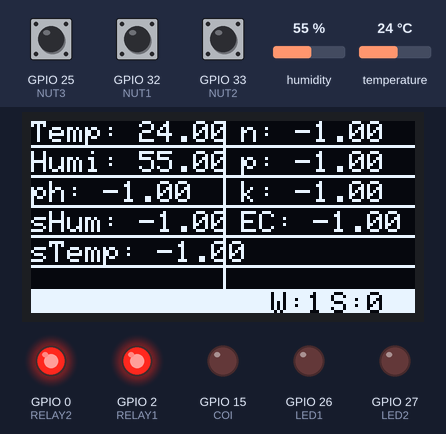
Recording of a program running on a simulated ESP32. On the bench: 128×64 one-colour display, output pins drawn as LEDs (lit = HIGH). The test bench sets the inputs (shaded band); at power-on: GPIO 25 (NUT3) HIGH, GPIO 32 (NUT1) HIGH, GPIO 33 (NUT2) HIGH, humidity 55 %, temperature 24 °C. WiFi joins after 1.5 s; servers stay silent unless stated; what the program prints to the serial monitor is not drawn.

Above: at 21.6 s.
21.7 s: GPIO 25 (NUT3) pulled LOW for 3.2 s
At 38.2 s:
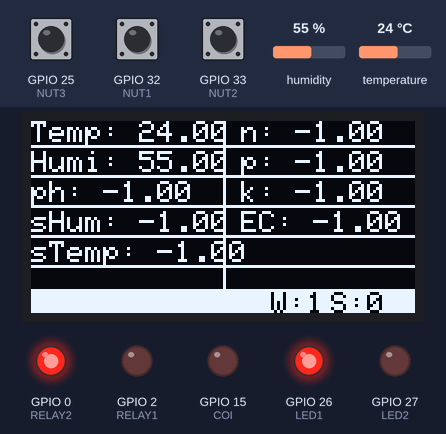
38.8 s: GPIO 32 (NUT1) pulled LOW for 1 s
At 55.6 s:
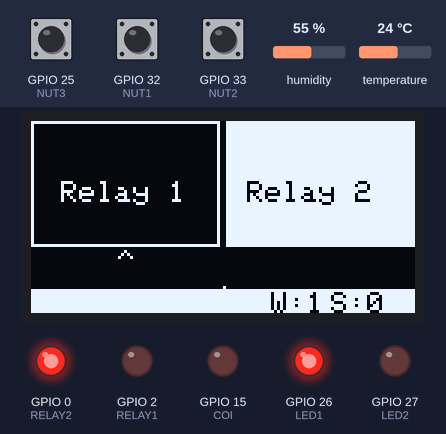
55.9 s: GPIO 25 (NUT3) pulled LOW for 1 s
At 72.3 s:
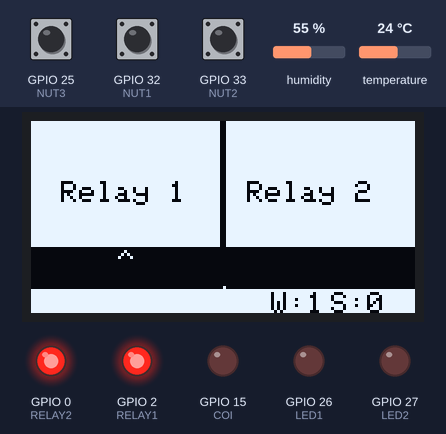
73.0 s: GPIO 32 (NUT1) pulled LOW for 1 s
At 88.5 s:
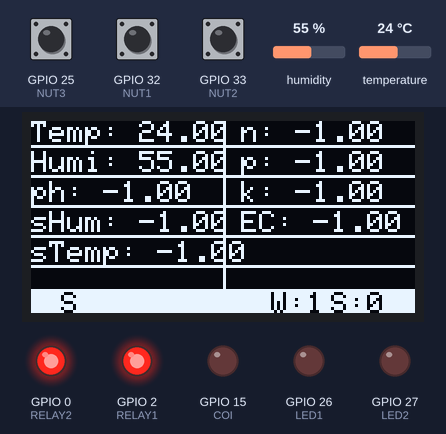
Timing chart, 0 to 90.0 s (numbered marks = the images above; inputs shaded):
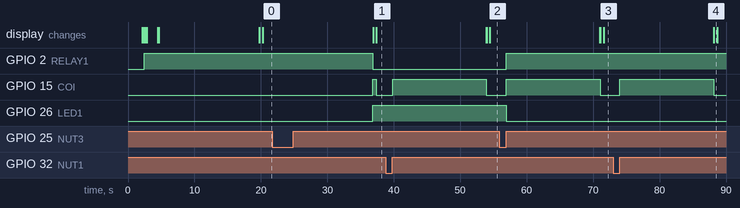

Measured:
- after the input at 21.7 s, GPIO 2 (RELAY1): HIGH → LOW after 15.2 s; GPIO 15 (COI): LOW → HIGH after 15.2 s, → LOW 0.50 s later; GPIO 26 (LED1): LOW → HIGH after 15.2 s
- after the input at 38.8 s, GPIO 15 (COI): LOW → HIGH after 1.0 s, → LOW 14.1 s later; the display: changes after 15.1 s (image 2)
- after the input at 55.9 s, GPIO 2 (RELAY1): LOW → HIGH after 1.0 s; GPIO 15 (COI): LOW → HIGH after 1.0 s, → LOW 14.1 s later; GPIO 26 (LED1): HIGH → LOW after 1.0 s; the display: changes after 15.1 s (image 3)
- after the input at 73.0 s, GPIO 15 (COI): LOW → HIGH after 1.0 s, → LOW 14.1 s later; the display: first changes after 15.1 s (image 4 shows a later state)
- what the display in image 4 shows lasts 0.5 s, from 88.2 s to 88.7 s

The program:

main.cpp
```cpp
#include <Arduino.h>
#include <SPI.h>
#include <Wire.h>
#include <Adafruit_AHTX0.h>
#include <Adafruit_GFX.h>
#include <Adafruit_SH110X.h>
// #include <SoftwareSerial.h>
#include <HardwareSerial.h>
#include <ModbusMaster.h>
#include <WiFi.h>
#include <WiFiManager.h>
#include <SocketIoClient.h>
#include <ArduinoJson.h>
//==============================================================================
#define dw digitalWrite
#define dr digitalRead
#define COI 15
#define RS_TX 17
#define RS_RX 16
#define RELAY1 2
#define RELAY2 0
#define NUT1 32
#define NUT2 33
#define NUT3 25
#define LED1 26
#define LED2 27
// #define ESP_RX 12
// #define ESP_TX 13
//---------------------------------------
#define SCREEN_ADDRESS 0x3C
#define SCREEN_WIDTH 128 // OLED display width, in pixels
#define SCREEN_HEIGHT 64 // OLED display height, in pixels
#define OLED_RESET -1    // Reset pin # (or -1 if sharing Arduino reset pin)
//---------------------------------------
#define SERVER "smartagribox.com"
#define PORT 80
#define ssid "Wokwi-GUEST"
#define pass ""

#define TOPIC_MEASURE "/esp/measure"
#define TOPIC_CONTROL "/esp/control"
#define TOPIC_OTHER "/esp/other"
//==============================================================================
Adafruit_SH1106G display = Adafruit_SH1106G(SCREEN_WIDTH, SCREEN_HEIGHT, &Wire, OLED_RESET);
// SoftwareSerial RS485Serial(RS_RX, RS_TX); // RX, TX
// SoftwareSerial ESPSerial(ESP_RX, ESP_TX); // RX, TX
ModbusMaster node;
Adafruit_AHTX0 aht;
SocketIOclient socketIO;
//==============================================================================
sensors_event_t humidity, temp;
float ph = -1.0, soilMoisture = -1.0, soilTemp = -1.0, EC = -1.0, n = -1.0, p = -1.0, k = -1.0;
unsigned long lastCoiHigh, lastSend, lastCheckSensor, lastFillRectWhite, lastPress1, lastPress2, lastPress3;
int buttonState1 = HIGH, buttonState2 = HIGH, buttonState3 = HIGH;
int lastButtonState1 = HIGH, lastButtonState2 = HIGH, lastButtonState3 = HIGH;
bool isWifiConnected = false, isSocketIOConnected = false;
int modeScreen = 0;    // modeScreen hien thi man hinh oled
int mode = 0;          // thu cong hoac tu dong
int selectedRelay = 0; // relay dang duoc chon
//==============================================================================

#define FRAME_DELAY (42)
#define FRAME_WIDTH (32)
#define FRAME_HEIGHT (32)
#define FRAME_COUNT (sizeof(frames) / sizeof(frames[0]))
const byte PROGMEM frames[][128] = {
    {0, 0, 0, 0, 0, 3, 192, 0, 0, 2, 64, 0, 0, 6, 96, 0, 1, 4, 32, 128, 3, 132, 33, 192, 4, 124, 62, 32, 12, 32, 12, 48, 4, 0, 0, 32, 2, 0, 0, 64, 3, 0, 0, 192, 3, 3, 192, 192, 2, 12, 48, 64, 30, 8, 16, 124, 96, 16, 8, 14, 64, 16, 8, 6, 64, 16, 8, 6, 112, 16, 8, 14, 30, 8, 16, 120, 2, 4, 48, 64, 3, 3, 192, 192, 3, 0, 0, 192, 2, 0, 0, 64, 4, 0, 0, 32, 12, 48, 4, 48, 4, 124, 62, 32, 3, 132, 33, 192, 1, 4, 32, 128, 0, 6, 96, 0, 0, 2, 64, 0, 0, 3, 192, 0, 0, 0, 0, 0},
};
//==============================================================================
void displayStartScreen()
{
  display.clearDisplay();
  display.drawBitmap(40, 16, frames[0], FRAME_WIDTH, FRAME_HEIGHT, 1);
  display.display();
  delay(FRAME_DELAY);
}
//==============================================================================
void displayDisplay(String s, int delayTime, bool isNeedNewLine)
{
  if (isNeedNewLine)
  {
    display.println(s);
  }
  else
  {
    display.print(s);
  }
  display.display();
  delay(delayTime);
}
//==============================================================================
// read aht sensor and save to humidity and temp
void readAHT()
{
  aht.getEvent(&humidity, &temp);
  Serial.print("Humidity: ");
  Serial.print(humidity.relative_humidity);
  Serial.print(" %\t");
  Serial.print("Temperature: ");
  Serial.print(temp.temperature);
  Serial.println(" *C");
}

//==============================================================================
// toggle led for x times y ms
void toggleLED(int led, int delayTime, int times)
{
  for (int i = 0; i < times; i++)
  {
    digitalWrite(led, HIGH);
    delay(delayTime);
    digitalWrite(led, LOW);
    delay(delayTime);
  }
}
//==============================================================================
// read rs485
void readRS485()
{
  uint8_t result;
  result = node.readHoldingRegisters(0x0006, 2);
  if (result == node.ku8MBSuccess)
  {
    ph = (float)node.receive() / 100.0;
    Serial.print(ph);
    Serial.print('\t');
  }
  else
  {
    Serial.print("Error reading ph");
    Serial.println(result);
  }
  result = node.readHoldingRegisters(0x0015, 2);
  if (result == node.ku8MBSuccess)
  {
    EC = (float)node.receive();
    Serial.print(EC);
    Serial.print('\t');
  }
  else
  {
    Serial.print("Error reading EC");
    Serial.println((int)result);
  }
  result = node.readHoldingRegisters(0x001e, 2);
  if (result == node.ku8MBSuccess)
  {
    n = (float)node.receive();
    Serial.print(n);
    Serial.print('\t');
  }
  else
  {
    Serial.print("Error reading n");
  }
  result = node.readHoldingRegisters(0x001f, 2);
  if (result == node.ku8MBSuccess)
  {
    p = (float)node.receive();
    Serial.print(p);
    Serial.print('\t');
  }
  else
  {
    Serial.print("Error reading p");
  }
  result = node.readHoldingRegisters(0x0020, 2);
  if (result == node.ku8MBSuccess)
  {
    k = (float)node.receive();
    Serial.print(k);
    Serial.print('\t');
  }
  else
  {
    Serial.print("Error reading k");
  }
  result = node.readHoldingRegisters(0x0012, 2);
  if (result == node.ku8MBSuccess)
  {
    soilMoisture = (float)node.receive() / 10.0;
    Serial.print(soilMoisture);
    Serial.print('\t');
  }
  else
  {
    Serial.print("Error reading soilMoisture");
  }
  result = node.readHoldingRegisters(0x0013, 2);
  if (result == node.ku8MBSuccess)
  {
    k = (float)node.receive() / 10.0;
    Serial.print(k);
    Serial.print('\t');
  }
  else
  {
    Serial.print("Error reading soilTemp");
    Serial.println(result);
  }
}
//==============================================================================
// send data to server
void sendDataToServer(int type, int buttonType, String message)
{
  DynamicJsonDocument doc(1024);
  JsonArray array = doc.to<JsonArray>();
  if (type == 1)
  {
    array.add(TOPIC_MEASURE);
    JsonObject data = array.createNestedObject();
    data["deviceID"] = "esp32";
    data["temp"] = temp.temperature;
    data["humi"] = humidity.relative_humidity;
    data["ph"] = ph;
    data["soilMoisture"] = soilMoisture;
    data["soilTemp"] = soilTemp;
    data["n"] = n;
    data["p"] = p;
    data["k"] = k;
    data["EC"] = EC;
  }
  else if (type == 2)
  {
    array.add(TOPIC_CONTROL);
    JsonObject data = array.createNestedObject();
    data["deviceID"] = "esp32";
    data["button"] = buttonType;
  }
  else
  {
    array.add(TOPIC_OTHER);
    JsonObject data = array.createNestedObject();
    data["deviceID"] = "esp32";
    data["message"] = message;
  }
  String output;
  serializeJson(doc, output);
  socketIO.sendEVENT(output);
}
//==============================================================================
// update data on oled display
void updateDataOnDisplay(int piece)
{
  if (piece == 1)
  {
    display.fillRect(0, 0, 128, 55, SH110X_BLACK);
    display.setCursor(0, 0);
    display.print("Temp: ");
    display.println(temp.temperature);
    display.drawFastHLine(0, 8, display.width(), SH110X_WHITE);
    display.setCursor(0, 10);
    display.print("Humi: ");
    display.println(humidity.relative_humidity);
    display.drawFastHLine(0, 18, display.width(), SH110X_WHITE);
    display.setCursor(0, 20);
    display.print("ph: ");
    display.println(ph);
    display.drawFastHLine(0, 28, display.width(), SH110X_WHITE);
    display.setCursor(0, 30);
    display.print("sHum: ");
    display.println(soilMoisture);
    display.drawFastHLine(0, 38, display.width(), SH110X_WHITE);
    display.setCursor(0, 40);
    display.print("sTemp: ");
    display.println(soilTemp);
    display.drawFastHLine(0, 48, display.width(), SH110X_WHITE);
    display.setCursor(0, 50);
  }
  else if (piece == 2)
  {
    display.drawFastVLine(display.width() / 2, 0, display.height(), SH110X_WHITE);
    display.setCursor(70, 0);
    display.print("n: ");
    display.println(n);
    display.setCursor(70, 10);
    display.print("p: ");
    display.println(p);
    display.setCursor(70, 20);
    display.print("k: ");
    display.println(k);
    display.setCursor(70, 30);
    display.print("EC: ");
    display.println(EC);
    display.setCursor(70, 40);
  }
  else
  {
    display.setCursor(0, 0);
    display.println("test");
  }
}
//==============================================================================
// handle button press
void handleBtnPress(int state)
{
  dw(COI, HIGH);
  lastCoiHigh = millis();
  Serial.print("Button pressed  - ");
  Serial.println(state);
  sendDataToServer(2, state, "");
  // ESPSerial.println("state: " + String(state));
  switch (state)
  {
  case 1:
    if (modeScreen == 0)
      modeScreen = 1;
    else
      modeScreen = 0;
    break;
  case 2:
    if (mode == 0)
      mode = 1;
    else
      mode = 0;
    break;
  case 3:
    if (selectedRelay == 0)
      selectedRelay = 1;
    else
      selectedRelay = 0;
    break;
  case 4:
    if (selectedRelay == 0)
    {
      dw(RELAY1, !dr(RELAY1));
      dw(LED1, !dr(LED1));
    }
    else
    {
      dw(RELAY2, !dr(RELAY2));
      dw(LED2, !dr(LED2));
    }
    break;
  default:
    break;
  }
}
//==============================================================================
#define USE_SERIAL Serial
void socketIOEvent(socketIOmessageType_t type, uint8_t *payload, size_t length)
{
  switch (type)
  {
  case sIOtype_DISCONNECT:
  {
    isSocketIOConnected = false;
    USE_SERIAL.printf("[IOc] Disconnected!\n");
    break;
  }
  case sIOtype_CONNECT:
  {
    USE_SERIAL.printf("[IOc] Connected to url: %s\n", payload);
    isSocketIOConnected = true;
    // join default namespace (no auto join in Socket.IO V3)
    socketIO.send(sIOtype_CONNECT, "/");
    break;
  }
  case sIOtype_EVENT:
  {
    display.setCursor(1, 57);
    display.fillRect(0, 56, 128, 10, SH110X_WHITE);
    display.setTextColor(SH110X_BLACK);
    display.print("R");
    display.setTextColor(SH110X_BLACK); // Draw white text
    display.display();
    String temp = String((char *)payload);
    if (temp.indexOf("/esp/control") != -1)
    {
      DynamicJsonDocument doc(1024);
      deserializeJson(doc, temp);
      JsonObject data = doc["data"];
      int button = data["button"];
      handleBtnPress(button);
    }
    else if (temp.indexOf("/esp/other") != -1)
    {
      DynamicJsonDocument doc(1024);
      deserializeJson(doc, temp);
      JsonObject data = doc["data"];
      String message = data["message"];
      Serial.println(message);
    }
  }
  break;
  case sIOtype_ACK:
    USE_SERIAL.printf("[IOc] get ack: %u\n", length);
    break;
  case sIOtype_ERROR:
    USE_SERIAL.printf("[IOc] get error: %u\n", length);
    break;
  case sIOtype_BINARY_EVENT:
    USE_SERIAL.printf("[IOc] get binary: %u\n", length);
    break;
  case sIOtype_BINARY_ACK:
    USE_SERIAL.printf("[IOc] get binary ack: %u\n", length);
    break;
  }
}
//==============================================================================
void setup()
{
  Serial.begin(115200);
  // ESPSerial.begin(115200);
  Serial.println("Starting...");
  //---------------------------------------
  if (!display.begin(SCREEN_ADDRESS, true))
  {
    Serial.println(F("Oled allocation failed"));
    // toggle led1 for 2 times 1000ms each
    toggleLED(LED1, 300, 5);
  }
  displayStartScreen();
  delay(2000);
  display.clearDisplay();
  display.setTextColor(SH110X_WHITE);
  display.setTextSize(1);
  display.setCursor(0, 0);
  displayDisplay("Smart Agri Box", 100, true);
  displayDisplay("Starting...", 100, true);
  //---------------------------------------
  displayDisplay("Pin...", 100, false);
  pinMode(COI, OUTPUT);
  pinMode(RELAY1, OUTPUT);
  pinMode(RELAY2, OUTPUT);
  pinMode(NUT1, INPUT_PULLUP);
  pinMode(NUT2, INPUT_PULLUP);
  pinMode(NUT3, INPUT_PULLUP);
  pinMode(LED1, OUTPUT);
  pinMode(LED2, OUTPUT);
  dw(COI, LOW);
  dw(RELAY1, HIGH);
  dw(RELAY2, HIGH);
  dw(LED1, LOW);
  dw(LED2, LOW);
  displayDisplay("Done", 0, true);
  //---------------------------------------
  displayDisplay("AHT20...", 100, false);
  if (aht.begin())
  {
    Serial.println("Found AHT20");
  }
  else
  {
    Serial.println("Didn't find AHT20");
    toggleLED(LED1, 300, 3);
  }
  displayDisplay("Done", 0, true);
  //---------------------------------------
  displayDisplay("RS485...", 100, false);
  Serial2.begin(9600, SERIAL_8O1, RS_RX, RS_TX);
  node.begin(1, Serial2);
  displayDisplay("Done", 0, true);
  //---------------------------------------
  displayDisplay("WiFi...", 100, false);
  WiFiManager wifiManager;
  wifiManager.autoConnect("smartAgriBox");
  // WiFi.begin(ssid, pass);
  while (WiFi.status() != WL_CONNECTED)
  {
    delay(500);
    Serial.print(".");
  }
  Serial.println("WiFi connected");
  isWifiConnected = true;
  displayDisplay("Done", 0, true);
  displayDisplay("SocketIO...", 100, false);
  // server address, port and URL
  socketIO.begin(SERVER, 80, "/socket.io/?EIO=4");

  // event handler
  socketIO.onEvent(socketIOEvent);
  displayDisplay("Done", 1000, true);
  //---------------------------------------
}

void loop()
{
  display.display();
  delay(10);
  socketIO.loop();
  buttonState1 = digitalRead(NUT1);
  buttonState2 = digitalRead(NUT2);
  buttonState3 = digitalRead(NUT3);

  if (buttonState1 == LOW && lastButtonState1 == HIGH)
  {
    lastPress1 = millis();
    Serial.println("Button 1 pressed");
  }
  if (buttonState2 == LOW && lastButtonState2 == HIGH)
  {
    Serial.println("Button 2 pressed");
    lastPress2 = millis();
  }
  if (buttonState3 == LOW && lastButtonState3 == HIGH)
  {
    Serial.println("Button 3 pressed");
    lastPress3 = millis();
  }

  // release button 1 for modeScreen change
  if (buttonState1 == HIGH && lastButtonState1 == LOW)
  {
    Serial.println("Button 1 released");

    unsigned long elapsedTime = millis() - lastPress1;
    if (elapsedTime > 1000 && elapsedTime < 3000)
    {
      dw(COI, HIGH);
      lastCoiHigh = millis();
      handleBtnPress(1);
    }
    else if (elapsedTime > 3000)
    {
      dw(COI, HIGH);
      lastCoiHigh = millis();
      handleBtnPress(2);
    }
  }
  // release button 2 for selected thing change
  if (buttonState2 == HIGH && lastButtonState2 == LOW)
  {
    Serial.println("Button 1 released");
    unsigned long elapsedTime = millis() - lastPress2;
    if (elapsedTime > 1000 && elapsedTime < 3000)
    {
      dw(COI, HIGH);
      lastCoiHigh = millis();
      handleBtnPress(3);
    }
  }
  // release button 3 for selected thing status change
  if (buttonState3 == HIGH && lastButtonState3 == LOW)
  {
    Serial.println("Button 1 released");
    unsigned long elapsedTime = millis() - lastPress3;
    if (elapsedTime > 1000)
    {
      dw(COI, HIGH);
      lastCoiHigh = millis();
      handleBtnPress(4);
    }
  }
  // DONE: add modeScreen 1 show info on oled
  if (modeScreen == 1)
  {
    display.fillRect(0, 0, 128, 55, SH110X_BLACK);
    // show info of relay 1 and 2 in the oled, the left side is relay 1 and the right side is relay 2, each will hold 1/2 of the width of the oled and 2/3 of the height of the oled
    if (dr(RELAY1) == LOW)
    {
      display.drawRect(0, 0, display.width() / 2 - 1, display.height() * 2 / 3, SH110X_WHITE);
      display.setTextColor(SH110X_WHITE);
    }
    else
    {
      display.fillRect(0, 0, display.width() / 2 - 1, display.height() * 2 / 3, SH110X_WHITE);
      display.setTextColor(SH110X_BLACK);
    }
    display.setCursor(10, 20);
    display.print("Relay 1");
    if (dr(RELAY2) == LOW)
    {
      display.drawRect(display.width() / 2 + 1, 0, display.width() / 2, display.height() * 2 / 3, SH110X_WHITE);
      display.setTextColor(SH110X_WHITE);
    }
    else
    {
      display.fillRect(display.width() / 2 + 1, 0, display.width() / 2 - 1, display.height() * 2 / 3, SH110X_WHITE);
      display.setTextColor(SH110X_BLACK);
    }
    display.setCursor(72, 20);
    display.print("Relay 2");
    display.setCursor(29 + 62 * selectedRelay, display.height() * 2 / 3 + 1);
    display.setTextColor(SH110X_WHITE);
    display.write(0x5e);
  }
  else if (modeScreen == 0)
  {
    updateDataOnDisplay(1);
    updateDataOnDisplay(2);
    // updateDataOnDisplay(3);
  }

  if (millis() - lastFillRectWhite > 500)
  {
    display.fillRect(0, 56, 128, 10, SH110X_WHITE);
    display.setTextColor(SH110X_BLACK);
    display.setCursor(80, 57);
    if (isWifiConnected)
    {
      display.print("W:1");
    }
    else
    {
      display.print("W:0");
    }
    display.setCursor(100, 57);
    if (isSocketIOConnected)
    {
      display.print("S:1");
    }
    else
    {
      display.print("S:0");
    }
    display.setTextColor(SH110X_WHITE);
    lastFillRectWhite = millis();
  }

  if (millis() - lastCoiHigh > 500 && dr(COI) == HIGH)
  {
    dw(COI, LOW);
  }
  if (millis() - lastSend > 5000)
  {
    lastSend = millis();
    // update infor on display
    display.setCursor(10, 57);
    display.setTextColor(SH110X_BLACK); // Draw white text
    display.print("S");
    display.setTextColor(SH110X_WHITE); // Draw white text
    sendDataToServer(1, 0, "");
  }
  if (millis() - lastCheckSensor > 3000)
  {
    readAHT();
    readRS485();
    lastCheckSensor = millis();
  }
  lastButtonState1 = buttonState1;
  lastButtonState2 = buttonState2;
  lastButtonState3 = buttonState3;
}
```
